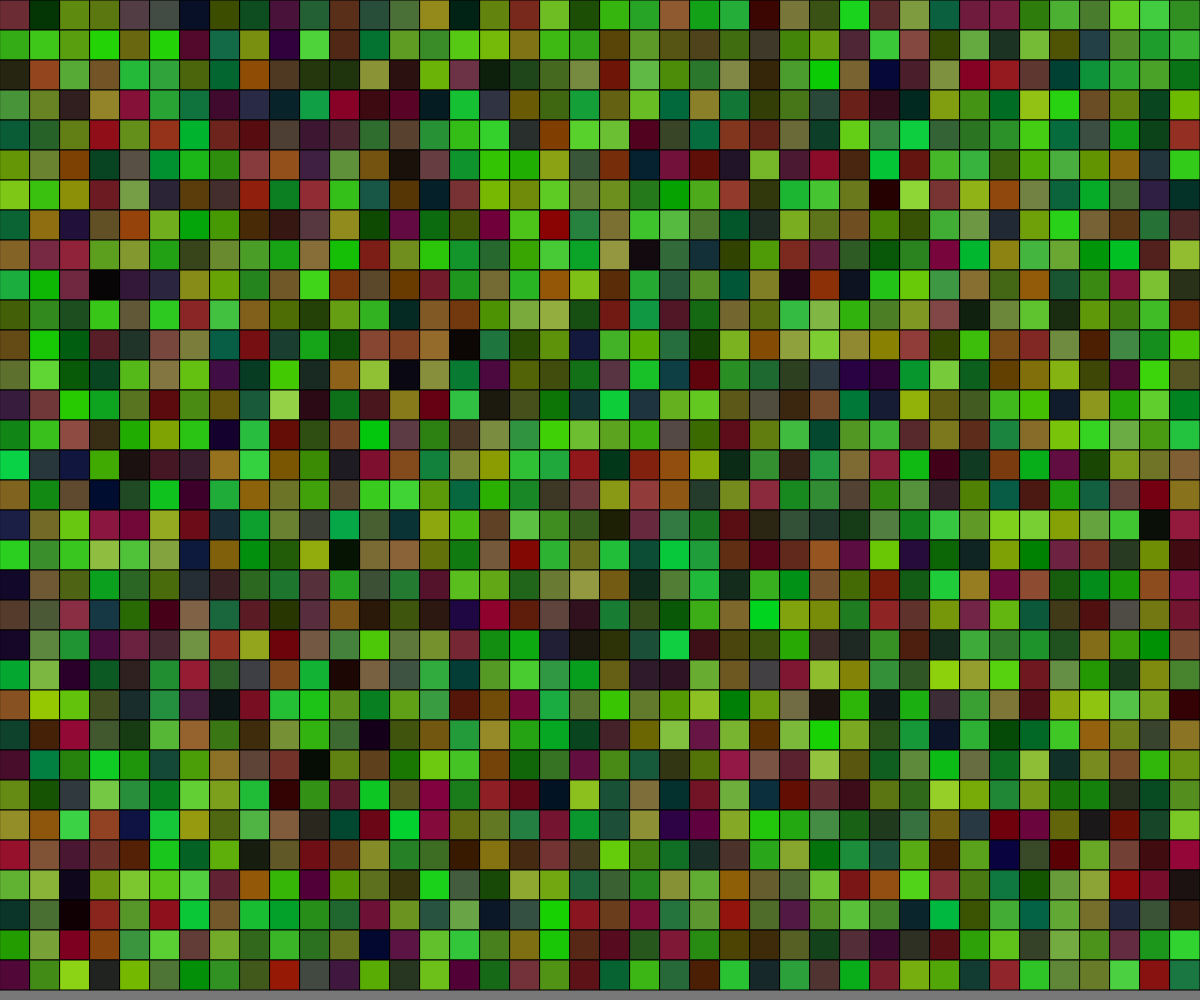
Frame 1 (no input)
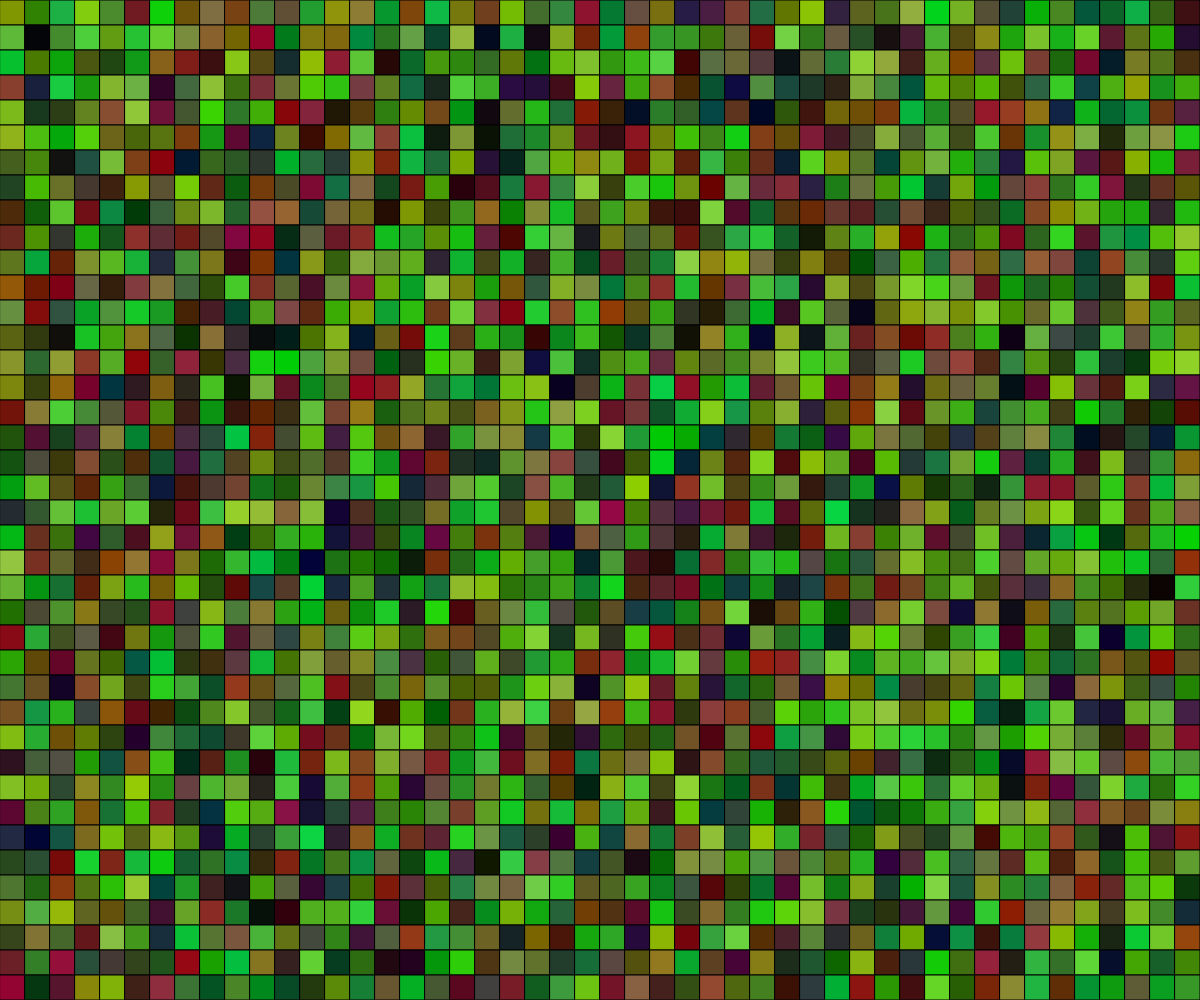
Frame 2 (the mouse pressed at the canvas centre, redrawn once)

The p5.js sketch that drew these frames (run headless with seeded random() and noise() and a simulated clock; the mouse was pressed at the canvas centre and the sketch redrawn once):

// p5.js sketch
// ── sketch.js
// Multi Colored Grid
// Derinsola Bolaji
// 12th October 2023
//
// Global Variables
let rows, columns, squareSize;
let colors = [];
let colorIndex = 0;

function setup() {
  createCanvas(windowWidth, windowHeight);
  squareSize = 30; // Set an initial square size
  columns = floor(width / squareSize);
  rows = floor(height / squareSize);
  createColorScheme();
  drawGrid();
  noLoop();
}

function draw(){
  if (keyIsPressed === true){
    createColorScheme();
    drawGrid();
  }
}

function drawGrid(){
  background(120);
  colorIndex = 0;
  for (let x = 0; x < columns * squareSize; x += squareSize) {
    for (let y = 0; y < rows * squareSize; y += squareSize) {
      fill(colors[colorIndex]);
      rect(x, y, squareSize, squareSize);
      colorIndex = (colorIndex + 1) % colors.length;
    }
  }
}

function mousePressed(){
  if (mouseButton === LEFT){
    squareSize = calculateSquareSize(-5);
  }
  else if (mouseButton === RIGHT){
    squareSize = calculateSquareSize(5);
  }
  drawGrid();
}

function calculateSquareSize(number){
  let newSquareSize = squareSize + number;
  if (newSquareSize < 10){
    newSquareSize = 10;
  }
  rows = floor(height / newSquareSize);
  columns = floor(width / newSquareSize);
  createColorScheme();
  return newSquareSize;
}

function createColorScheme(){
  colors = [];
  for (let i = 0; i < rows * columns; i++){
    colors.push(color(random(150), random(214), random(70)));
  }
}

function keyPressed() {
  if (keyIsPressed){
    createColorScheme();
    drawGrid();
  }
}
